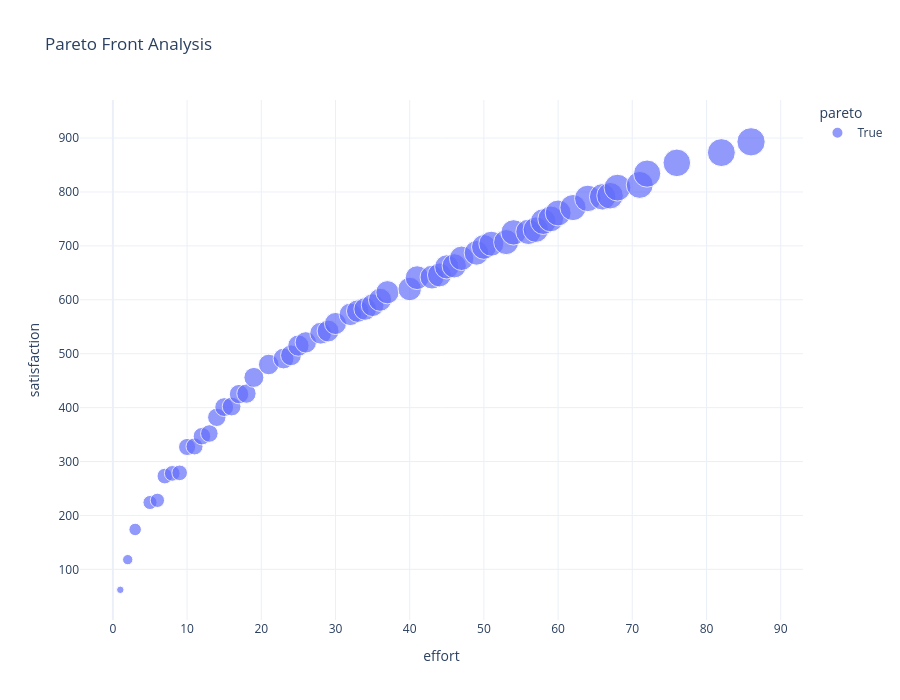

The notebook cell this image was saved under:
### Markdown cell above
## 02_pareto_front

### Code cell
import pandas as pd
import plotly.express as px

# df = pd.read_csv("dataset.csv")

coverage_cols = [c for c in df.columns if c.startswith("stcov")]

df["mean_coverage"] = df[coverage_cols].mean(axis=1)

# --------------------------------------------
# Pareto detection
# --------------------------------------------

def pareto_front(df):

    pareto = []

    for i, row in df.iterrows():

        dominated = False

        for j, other in df.iterrows():

            if i == j:
                continue

            better_or_equal = (
                other["satisfaction"] >= row["satisfaction"]
                and other["effort"] <= row["effort"]
                and other["mean_coverage"] >= row["mean_coverage"]
            )

            strictly_better = (
                other["satisfaction"] > row["satisfaction"]
                or other["effort"] < row["effort"]
                or other["mean_coverage"] > row["mean_coverage"]
            )

            if better_or_equal and strictly_better:
                dominated = True
                break

        pareto.append(not dominated)

    return pareto

df["pareto"] = pareto_front(df)

# --------------------------------------------
# Scatter Pareto
# --------------------------------------------

fig = px.scatter(
    df,
    x="effort",
    y="satisfaction",
    color="pareto",
    size="mean_coverage",
    hover_data=[
        "id",
        "productivity",
        "squandering",
        "mean_coverage"
    ],
    title="Pareto Front Analysis",
)

fig.update_layout(
    template="plotly_white",
    height=700
)

fig.show()

### Figure 1 — Plotly figure (JSON) as saved in the notebook; plotly's stock layout.template omitted (floating-point values rounded to 4 significant figures; data arrays with more than 128 entries replaced by an {"elided": "..."} marker saying what was removed)
{"data": [{"customdata": {"elided": "59x4 float values"}, "hovertemplate": "pareto=True<br>effort=%{x}<br>satisfaction=%{y}<br>mean_coverage=%{customdata[3]}<br>id=%{customdata[0]}<br>productivity=%{customdata[1]}<br>squandering=%{customdata[2]}<extra></extra>", "legendgroup": "True", "marker": {"color": "#636efa", "size": [0.0691, 0.132, 0.195, 0.2485, 0.2548, 0.3056, 0.3083, 0.3049, 0.3654, 0.362, 0.3837, 0.3864, 0.4218, 0.4435, 0.4401, 0.4717, 0.4683, 0.5, 0.5282, 0.5375, 0.5437, 0.5657, 0.5719, 0.5943, 0.6005, 0.6094, 0.6318, 0.638, 0.6443, 0.6473, 0.6667, 0.6755, 0.6918, 0.7104, 0.7106, 0.7169, 0.7356, 0.7392, 0.7481, 0.7606, 0.7698, 0.783, 0.7858, 0.8046, 0.8048, 0.8111, 0.8298, 0.8332, 0.8423, 0.8549, 0.8772, 0.88, 0.8837, 0.9024, 0.9089, 0.9274, 0.9526, 0.9748, 1.0], "sizemode": "area", "sizeref": 0.0025, "symbol": "circle"}, "mode": "markers", "name": "True", "orientation": "v", "showlegend": true, "type": "scatter", "x": [1, 2, 3, 5, 6, 7, 8, 9, 10, 11, 12, 13, 14, 15, 16, 17, 18, 19, 21, 23, 24, 25, 26, 28, 29, 30, 32, 33, 34, 35, 36, 37, 40, 41, 43, 44, 45, 46, 47, 49, 50, 51, 53, 54, 56, 57, 58, 59, 60, 62, 64, 66, 67, 68, 71, 72, 76, 82, 86], "xaxis": "x", "y": [62.0, 118.0, 174.0, 224.0, 228.0, 273.0, 278.0, 279.0, 327.0, 328.0, 347.0, 352.0, 382.0, 401.0, 402.0, 425.0, 426.0, 456.0, 480.0, 491.0, 497.0, 515.0, 521.0, 538.0, 542.0, 556.0, 573.0, 579.0, 583.0, 590.0, 600.0, 614.0, 620.0, 641.0, 642.0, 646.0, 661.0, 663.0, 677.0, 687.0, 698.0, 704.0, 707.0, 725.0, 726.0, 730.0, 745.0, 750.0, 761.0, 771.0, 788.0, 791.0, 793.0, 808.0, 813.0, 834.0, 854.0, 873.0, 893.0], "yaxis": "y"}], "layout": {"height": 700, "legend": {"itemsizing": "constant", "title": {"text": "pareto"}, "tracegroupgap": 0}, "title": {"text": "Pareto Front Analysis"}, "xaxis": {"anchor": "y", "domain": [0, 1], "title": {"text": "effort"}}, "yaxis": {"anchor": "x", "domain": [0, 1], "title": {"text": "satisfaction"}}}}
